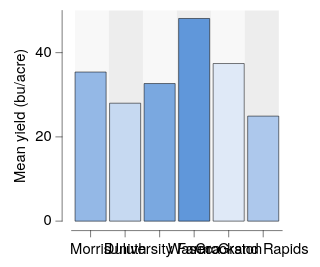

Describe this chart as a Vega-Lite specification.
### Vega-Lite specification from a JSON file in a GitHub repository (floating-point values rounded to 4 significant figures)
{"background": null, "config": {"arc": {"fill": "#DBDBDB", "fillOpacity": 1.0, "innerRadius": 25.0, "padAngle": 0.03, "stroke": "black", "strokeOpacity": 1, "strokeWidth": 0.25}, "area": {"fill": "#DBDBDB", "fillOpacity": 1.0, "stroke": "black", "strokeOpacity": 1, "strokeWidth": 0.25}, "axis": {"domain": true, "domainCap": "round", "domainColor": "black", "domainWidth": 0.25, "grid": false, "gridCap": "round", "gridColor": "#F1F1F1", "gridDash": [0, 0], "gridOpacity": 1.0, "gridWidth": 0.25, "labelColor": "black", "labelFont": "HelveticaNeue", "labelFontSize": 7, "labelFontStyle": "normal", "labelFontWeight": 400, "offset": 4.5, "ticks": true, "tickCap": "round", "tickColor": "black", "tickRound": false, "tickSize": 3, "tickWidth": 0.25, "titleColor": "black", "titleFont": "HelveticaNeue", "titleFontSize": 7, "titleFontStyle": "normal", "titleFontWeight": 400}, "axisX": {"domain": true, "labelAlign": "center", "labelAngle": 0, "labels": true, "ticks": true, "translate": 0}, "axisY": {"domain": true, "labelAlign": "right", "labelAngle": 0, "labels": true, "ticks": true, "translate": 0}, "axisRight": {"domain": true, "labelAlign": "left", "labelAngle": 0, "labels": true, "ticks": true, "translate": 0}, "axisTop": {"domain": true, "labelAlign": "center", "labelAngle": 0, "labels": true, "ticks": true, "translate": 0}, "axisBand": {"tickOffset": 0}, "bar": {"fill": "#DBDBDB", "fillOpacity": 1.0, "stroke": "black", "strokeOpacity": 1, "strokeWidth": 0.25}, "boxplot": {"size": 9.0, "ticks": {"cornerRadius": 0.25, "fill": "black", "size": 4.5, "thickness": 0.25}, "box": {"fillOpacity": 1.0, "stroke": "black", "strokeOpacity": 1, "strokeWidth": 0.25}, "median": {"fill": "black", "fillOpacity": 1.0, "size": 9.0, "thickness": 0.25}, "rule": {"fill": "black", "fillOpacity": 1.0, "size": 10.0, "stroke": "black", "strokeDash": [0, 0], "strokeOpacity": 1, "strokeWidth": 0.25}, "outliers": {"color": "black", "fill": "black", "fillOpacity": 1.0, "size": 0, "stroke": "black", "strokeOpacity": 1, "strokeWidth": 0.25}}, "circle": {"fill": "black", "fillOpacity": 1.0, "size": 0.5, "stroke": null, "strokeOpacity": 1, "strokeWidth": 0.25}, "errorband": {"band": {"fillOpacity": 0.6, "stroke": null, "strokeWidth": 0.25, "strokeOpacity": 1}, "borders": {"opacity": 0, "strokeOpacity": 0.25, "strokeWidth": 1}}, "errorbar": {"opacity": 1, "rule": {"strokeDash": [0, 0], "strokeWidth": 0.5}, "ticks": {"color": "black", "cornerRadius": 0.25, "opacity": 1, "size": 6.0, "thickness": 0.5}, "thickness": 0.5}, "font": "HelveticaNeue", "geoshape": {"fill": "#DBDBDB", "fillOpacity": 1.0, "stroke": "black", "strokeOpacity": 1, "strokeWidth": 0.25}, "header": {"labelColor": "black", "labelFont": "HelveticaNeue", "labelFontSize": 7, "labelFontStyle": "normal", "labelFontWeight": 400, "titleColor": "black", "titleFont": "HelveticaNeue", "titleFontSize": 7, "titleFontStyle": "normal", "titleFontWeight": 400, "titlePadding": 0}, "legend": {"disable": false, "offset": 4.5, "gradientLength": 50.0, "gradientThickness": 5.0, "gradientOpacity": 1.0, "gradientStrokeColor": "black", "gradientStrokeWidth": 0.25, "labelColor": "black", "labelFont": "HelveticaNeue", "labelFontSize": 7, "labelFontStyle": "normal", "labelFontWeight": 400, "strokeColor": "black", "strokeWidth": 0, "symbolSize": 42, "symbolStrokeColor": "black", "symbolStrokeWidth": 0.25, "titleColor": "black", "titleFont": "HelveticaNeue", "titleFontSize": 7, "titleFontStyle": "normal", "titleFontWeight": 400}, "line": {"color": "black", "stroke": "black", "strokeCap": "round", "strokeDash": [0, 0], "strokeOpacity": 1, "strokeWidth": 0.375}, "point": {"filled": true, "fill": "#DBDBDB", "fillOpacity": 1.0, "size": 5.0, "stroke": "black", "strokeOpacity": 1, "strokeWidth": 0.25}, "range": {"category": ["#DFE9F7", "#C6D9F1", "#ADC8EC", "#94B8E6", "#7AA8E0", "#6097DA", "#4D87CA", "#4177B1", "#386898", "#2F597F", "#264A69", "#1D3A58"], "diverging": {"scheme": ["#DFE9F7", "#C6D9F1", "#ADC8EC", "#94B8E6", "#7AA8E0", "#6097DA", "#4D87CA", "#4177B1", "#386898", "#2F597F", "#264A69", "#1D3A58"]}, "heatmap": {"scheme": ["#DFE9F7", "#C6D9F1", "#ADC8EC", "#94B8E6", "#7AA8E0", "#6097DA", "#4D87CA", "#4177B1", "#386898", "#2F597F", "#264A69", "#1D3A58"]}, "ordinal": {"scheme": ["#DFE9F7", "#C6D9F1", "#ADC8EC", "#94B8E6", "#7AA8E0", "#6097DA", "#4D87CA", "#4177B1", "#386898", "#2F597F", "#264A69", "#1D3A58"]}, "ramp": {"scheme": ["#DFE9F7", "#C6D9F1", "#ADC8EC", "#94B8E6", "#7AA8E0", "#6097DA", "#4D87CA", "#4177B1", "#386898", "#2F597F", "#264A69", "#1D3A58"]}}, "rule": {"color": "black", "stroke": "black", "strokeCap": "round", "strokeDash": [2, 2], "strokeOpacity": 1, "strokeWidth": 0.25}, "scale": {"bandPaddingInner": 0.1, "bandPaddingOuter": 0.1, "round": false}, "rect": {"fill": "#DBDBDB", "fillOpacity": 1.0, "stroke": "black", "strokeOpacity": 1, "strokeWidth": 0.25}, "square": {"fill": "#DBDBDB", "fillOpacity": 1.0, "size": 10.0, "stroke": "black", "strokeOpacity": 1, "strokeWidth": 0.25}, "text": {"color": "black", "font": "HelveticaNeue", "fontSize": 7, "fontStyle": "normal", "fontWeight": 400}, "title": {"anchor": "middle", "frame": "group", "color": "black", "font": "HelveticaNeue", "fontSize": 7, "fontStyle": "normal", "fontWeight": 400, "subtitleColor": "black", "subtitleFont": "HelveticaNeue", "subtitleFontSize": "HelveticaNeue", "subtitleFontStyle": "normal", "subtitleFontWeight": 400}, "view": {"continuousWidth": 100, "continuousHeight": 100, "discreteWidth": 100, "discreteHeight": 100, "fill": null, "stroke": null, "strokeWidth": 0.25}}, "layer": [{"data": {"name": "data-f649f9d1c293ec8042ca0358e3477a5a"}, "mark": {"type": "rect", "color": "#F1F1F1", "opacity": 0.5, "stroke": null, "strokeOpacity": 0, "strokeWidth": 0}, "encoding": {"x": {"value": 1.613}, "x2": {"value": 17.74}}}, {"data": {"name": "data-f649f9d1c293ec8042ca0358e3477a5a"}, "mark": {"type": "rect", "color": "#DBDBDB", "opacity": 0.5, "stroke": null, "strokeOpacity": 0, "strokeWidth": 0}, "encoding": {"x": {"value": 17.74}, "x2": {"value": 33.87}}}, {"data": {"name": "data-f649f9d1c293ec8042ca0358e3477a5a"}, "mark": {"type": "rect", "color": "#F1F1F1", "opacity": 0.5, "stroke": null, "strokeOpacity": 0, "strokeWidth": 0}, "encoding": {"x": {"value": 33.87}, "x2": {"value": 50.0}}}, {"data": {"name": "data-f649f9d1c293ec8042ca0358e3477a5a"}, "mark": {"type": "rect", "color": "#DBDBDB", "opacity": 0.5, "stroke": null, "strokeOpacity": 0, "strokeWidth": 0}, "encoding": {"x": {"value": 50.0}, "x2": {"value": 66.13}}}, {"data": {"name": "data-f649f9d1c293ec8042ca0358e3477a5a"}, "mark": {"type": "rect", "color": "#F1F1F1", "opacity": 0.5, "stroke": null, "strokeOpacity": 0, "strokeWidth": 0}, "encoding": {"x": {"value": 66.13}, "x2": {"value": 82.26}}}, {"data": {"name": "data-f649f9d1c293ec8042ca0358e3477a5a"}, "mark": {"type": "rect", "color": "#DBDBDB", "opacity": 0.5, "stroke": null, "strokeOpacity": 0, "strokeWidth": 0}, "encoding": {"x": {"value": 82.26}, "x2": {"value": 98.39}}}, {"data": {"name": "data-9cc0564cb5591205eeeca8d2429dd11b"}, "mark": {"type": "bar"}, "encoding": {"color": {"field": "site", "legend": null, "type": "nominal"}, "x": {"field": "site", "sort": ["Morris", "Duluth", "University Farm", "Waseca", "Crookston", "Grand Rapids"], "title": null, "type": "nominal"}, "y": {"aggregate": "mean", "field": "yield", "title": "Mean yield (bu/acre)", "type": "quantitative"}}}], "$schema": "https://vega.github.io/schema/vega-lite/v6.4.1.json", "datasets": {"data-f649f9d1c293ec8042ca0358e3477a5a": [{"__dummy": 0, "__dysonsphere__": 1}], "data-9cc0564cb5591205eeeca8d2429dd11b": [{"yield": 27.0, "variety": "Manchuria", "year": 1931, "site": "University Farm"}, {"yield": 48.87, "variety": "Manchuria", "year": 1931, "site": "Waseca"}, {"yield": 27.43, "variety": "Manchuria", "year": 1931, "site": "Morris"}, {"yield": 39.93, "variety": "Manchuria", "year": 1931, "site": "Crookston"}, {"yield": 32.97, "variety": "Manchuria", "year": 1931, "site": "Grand Rapids"}, {"yield": 28.97, "variety": "Manchuria", "year": 1931, "site": "Duluth"}, {"yield": 43.07, "variety": "Glabron", "year": 1931, "site": "University Farm"}, {"yield": 55.2, "variety": "Glabron", "year": 1931, "site": "Waseca"}, {"yield": 28.77, "variety": "Glabron", "year": 1931, "site": "Morris"}, {"yield": 38.13, "variety": "Glabron", "year": 1931, "site": "Crookston"}, {"yield": 29.13, "variety": "Glabron", "year": 1931, "site": "Grand Rapids"}, {"yield": 29.67, "variety": "Glabron", "year": 1931, "site": "Duluth"}, {"yield": 35.13, "variety": "Svansota", "year": 1931, "site": "University Farm"}, {"yield": 47.33, "variety": "Svansota", "year": 1931, "site": "Waseca"}, {"yield": 25.77, "variety": "Svansota", "year": 1931, "site": "Morris"}, {"yield": 40.47, "variety": "Svansota", "year": 1931, "site": "Crookston"}, {"yield": 29.67, "variety": "Svansota", "year": 1931, "site": "Grand Rapids"}, {"yield": 25.7, "variety": "Svansota", "year": 1931, "site": "Duluth"}, {"yield": 39.9, "variety": "Velvet", "year": 1931, "site": "University Farm"}, {"yield": 50.23, "variety": "Velvet", "year": 1931, "site": "Waseca"}, {"yield": 26.13, "variety": "Velvet", "year": 1931, "site": "Morris"}, {"yield": 41.33, "variety": "Velvet", "year": 1931, "site": "Crookston"}, {"yield": 23.03, "variety": "Velvet", "year": 1931, "site": "Grand Rapids"}, {"yield": 26.3, "variety": "Velvet", "year": 1931, "site": "Duluth"}, {"yield": 36.57, "variety": "Trebi", "year": 1931, "site": "University Farm"}, {"yield": 63.83, "variety": "Trebi", "year": 1931, "site": "Waseca"}, {"yield": 43.77, "variety": "Trebi", "year": 1931, "site": "Morris"}, {"yield": 46.93, "variety": "Trebi", "year": 1931, "site": "Crookston"}, {"yield": 29.77, "variety": "Trebi", "year": 1931, "site": "Grand Rapids"}, {"yield": 33.93, "variety": "Trebi", "year": 1931, "site": "Duluth"}, {"yield": 43.27, "variety": "No. 457", "year": 1931, "site": "University Farm"}, {"yield": 58.1, "variety": "No. 457", "year": 1931, "site": "Waseca"}, {"yield": 28.7, "variety": "No. 457", "year": 1931, "site": "Morris"}, {"yield": 45.67, "variety": "No. 457", "year": 1931, "site": "Crookston"}, {"yield": 32.17, "variety": "No. 457", "year": 1931, "site": "Grand Rapids"}, {"yield": 33.6, "variety": "No. 457", "year": 1931, "site": "Duluth"}, {"yield": 36.6, "variety": "No. 462", "year": 1931, "site": "University Farm"}, {"yield": 65.77, "variety": "No. 462", "year": 1931, "site": "Waseca"}, {"yield": 30.37, "variety": "No. 462", "year": 1931, "site": "Morris"}, {"yield": 48.57, "variety": "No. 462", "year": 1931, "site": "Crookston"}, {"yield": 24.93, "variety": "No. 462", "year": 1931, "site": "Grand Rapids"}, {"yield": 28.1, "variety": "No. 462", "year": 1931, "site": "Duluth"}, {"yield": 32.77, "variety": "Peatland", "year": 1931, "site": "University Farm"}, {"yield": 48.57, "variety": "Peatland", "year": 1931, "site": "Waseca"}, {"yield": 29.87, "variety": "Peatland", "year": 1931, "site": "Morris"}, {"yield": 41.6, "variety": "Peatland", "year": 1931, "site": "Crookston"}, {"yield": 34.7, "variety": "Peatland", "year": 1931, "site": "Grand Rapids"}, {"yield": 32.0, "variety": "Peatland", "year": 1931, "site": "Duluth"}, {"yield": 24.67, "variety": "No. 475", "year": 1931, "site": "University Farm"}, {"yield": 46.77, "variety": "No. 475", "year": 1931, "site": "Waseca"}, {"yield": 22.6, "variety": "No. 475", "year": 1931, "site": "Morris"}, {"yield": 44.1, "variety": "No. 475", "year": 1931, "site": "Crookston"}, {"yield": 19.7, "variety": "No. 475", "year": 1931, "site": "Grand Rapids"}, {"yield": 33.07, "variety": "No. 475", "year": 1931, "site": "Duluth"}, {"yield": 39.3, "variety": "Wisconsin No. 38", "year": 1931, "site": "University Farm"}, {"yield": 58.8, "variety": "Wisconsin No. 38", "year": 1931, "site": "Waseca"}, {"yield": 29.47, "variety": "Wisconsin No. 38", "year": 1931, "site": "Morris"}, {"yield": 49.87, "variety": "Wisconsin No. 38", "year": 1931, "site": "Crookston"}, {"yield": 34.47, "variety": "Wisconsin No. 38", "year": 1931, "site": "Grand Rapids"}, {"yield": 31.6, "variety": "Wisconsin No. 38", "year": 1931, "site": "Duluth"}, {"yield": 26.9, "variety": "Manchuria", "year": 1932, "site": "University Farm"}, {"yield": 33.47, "variety": "Manchuria", "year": 1932, "site": "Waseca"}, {"yield": 34.37, "variety": "Manchuria", "year": 1932, "site": "Morris"}, {"yield": 32.97, "variety": "Manchuria", "year": 1932, "site": "Crookston"}, {"yield": 22.13, "variety": "Manchuria", "year": 1932, "site": "Grand Rapids"}, {"yield": 22.57, "variety": "Manchuria", "year": 1932, "site": "Duluth"}, {"yield": 36.8, "variety": "Glabron", "year": 1932, "site": "University Farm"}, {"yield": 37.73, "variety": "Glabron", "year": 1932, "site": "Waseca"}, {"yield": 35.13, "variety": "Glabron", "year": 1932, "site": "Morris"}, {"yield": 26.17, "variety": "Glabron", "year": 1932, "site": "Crookston"}, {"yield": 14.43, "variety": "Glabron", "year": 1932, "site": "Grand Rapids"}, {"yield": 25.87, "variety": "Glabron", "year": 1932, "site": "Duluth"}, {"yield": 27.43, "variety": "Svansota", "year": 1932, "site": "University Farm"}, {"yield": 38.5, "variety": "Svansota", "year": 1932, "site": "Waseca"}, {"yield": 35.03, "variety": "Svansota", "year": 1932, "site": "Morris"}, {"yield": 20.63, "variety": "Svansota", "year": 1932, "site": "Crookston"}, {"yield": 16.63, "variety": "Svansota", "year": 1932, "site": "Grand Rapids"}, {"yield": 22.23, "variety": "Svansota", "year": 1932, "site": "Duluth"}, {"yield": 26.8, "variety": "Velvet", "year": 1932, "site": "University Farm"}, {"yield": 37.4, "variety": "Velvet", "year": 1932, "site": "Waseca"}, {"yield": 38.83, "variety": "Velvet", "year": 1932, "site": "Morris"}, {"yield": 32.07, "variety": "Velvet", "year": 1932, "site": "Crookston"}, {"yield": 32.23, "variety": "Velvet", "year": 1932, "site": "Grand Rapids"}, {"yield": 22.47, "variety": "Velvet", "year": 1932, "site": "Duluth"}, {"yield": 29.07, "variety": "Trebi", "year": 1932, "site": "University Farm"}, {"yield": 49.23, "variety": "Trebi", "year": 1932, "site": "Waseca"}, {"yield": 46.63, "variety": "Trebi", "year": 1932, "site": "Morris"}, {"yield": 41.83, "variety": "Trebi", "year": 1932, "site": "Crookston"}, {"yield": 20.63, "variety": "Trebi", "year": 1932, "site": "Grand Rapids"}, {"yield": 30.6, "variety": "Trebi", "year": 1932, "site": "Duluth"}, {"yield": 26.43, "variety": "No. 457", "year": 1932, "site": "University Farm"}, {"yield": 42.2, "variety": "No. 457", "year": 1932, "site": "Waseca"}, {"yield": 43.53, "variety": "No. 457", "year": 1932, "site": "Morris"}, {"yield": 34.33, "variety": "No. 457", "year": 1932, "site": "Crookston"}, {"yield": 19.47, "variety": "No. 457", "year": 1932, "site": "Grand Rapids"}, {"yield": 22.7, "variety": "No. 457", "year": 1932, "site": "Duluth"}, {"yield": 25.57, "variety": "No. 462", "year": 1932, "site": "University Farm"}, {"yield": 44.7, "variety": "No. 462", "year": 1932, "site": "Waseca"}, {"yield": 47.0, "variety": "No. 462", "year": 1932, "site": "Morris"}, {"yield": 30.53, "variety": "No. 462", "year": 1932, "site": "Crookston"}, {"yield": 19.9, "variety": "No. 462", "year": 1932, "site": "Grand Rapids"}, {"yield": 22.5, "variety": "No. 462", "year": 1932, "site": "Duluth"}, {"yield": 28.07, "variety": "Peatland", "year": 1932, "site": "University Farm"}, {"yield": 36.03, "variety": "Peatland", "year": 1932, "site": "Waseca"}, {"yield": 43.2, "variety": "Peatland", "year": 1932, "site": "Morris"}, {"yield": 25.23, "variety": "Peatland", "year": 1932, "site": "Crookston"}, {"yield": 26.77, "variety": "Peatland", "year": 1932, "site": "Grand Rapids"}, {"yield": 31.37, "variety": "Peatland", "year": 1932, "site": "Duluth"}, {"yield": 30.0, "variety": "No. 475", "year": 1932, "site": "University Farm"}, {"yield": 41.27, "variety": "No. 475", "year": 1932, "site": "Waseca"}, {"yield": 44.23, "variety": "No. 475", "year": 1932, "site": "Morris"}, {"yield": 32.13, "variety": "No. 475", "year": 1932, "site": "Crookston"}, {"yield": 15.23, "variety": "No. 475", "year": 1932, "site": "Grand Rapids"}, {"yield": 27.37, "variety": "No. 475", "year": 1932, "site": "Duluth"}, {"yield": 38.0, "variety": "Wisconsin No. 38", "year": 1932, "site": "University Farm"}, {"yield": 58.17, "variety": "Wisconsin No. 38", "year": 1932, "site": "Waseca"}, {"yield": 47.17, "variety": "Wisconsin No. 38", "year": 1932, "site": "Morris"}, {"yield": 35.9, "variety": "Wisconsin No. 38", "year": 1932, "site": "Crookston"}, {"yield": 20.67, "variety": "Wisconsin No. 38", "year": 1932, "site": "Grand Rapids"}, {"yield": 29.33, "variety": "Wisconsin No. 38", "year": 1932, "site": "Duluth"}]}}
